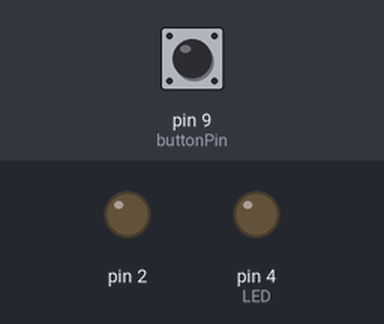
The sketch below on a simulated Arduino Mega 2560, built with avr-gcc and run on an emulated ATmega2560. Parts: output pins drawn as LEDs (lit = HIGH). Dashed ring = blinking. The inputs (shaded band) are chosen by the test bench; at power-on: pin 9 (buttonPin) LOW. What the sketch prints to the serial monitor is not drawn.

Above: at 1.2 s.
1.3 s: pin 9 (buttonPin) pulled HIGH for 0.15 s
At 1.39 s:
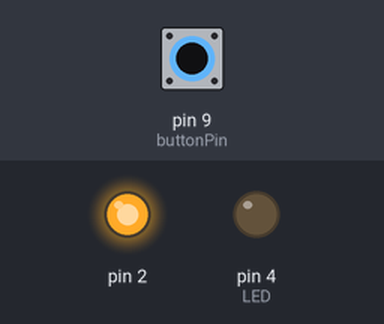
4.4 s: pin 9 (buttonPin) pulled HIGH for 1 s
At 6.2 s:
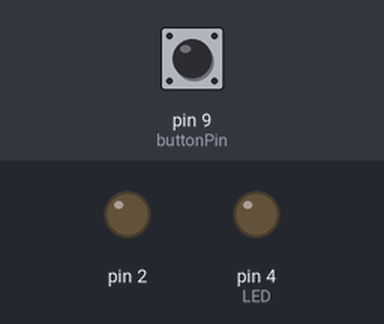
8.4 s: pin 9 (buttonPin) pulsed HIGH 5 times (0.12 s each, 0.3 s apart)
At 8.47 s:
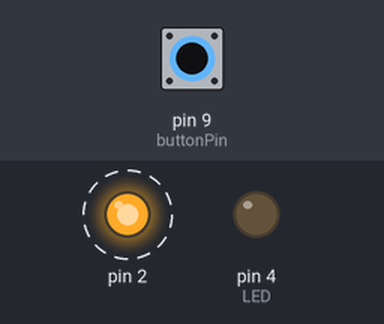
12.9 s: pin 9 (buttonPin) driven HIGH
At 14.0 s:
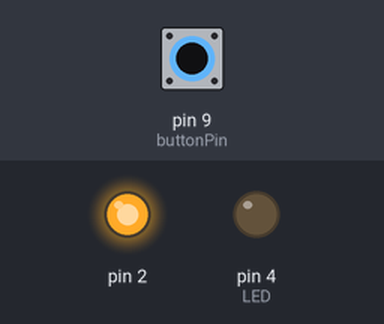
15.9 s: pin 9 (buttonPin) driven LOW
At 21.7 s:
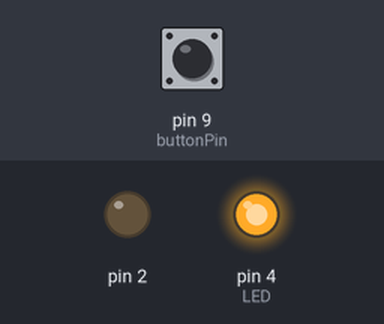
21.9 s: pin 9 (buttonPin) driven HIGH
At 22.5 s:
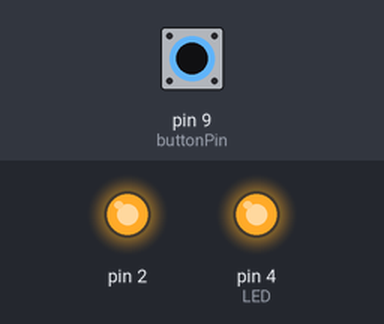
Timing chart, 0 to 35.9 s (numbered marks = the images above; inputs shaded):
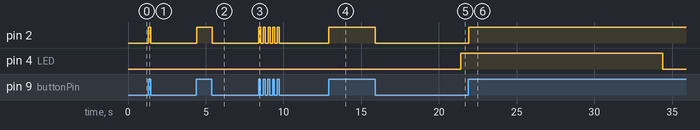

Measured:
- after the input at 1.3 s, pin 2: LOW → HIGH at once, → LOW 0.15 s later
- after the input at 4.4 s, pin 2: LOW → HIGH at once, → LOW 1.0 s later; pin 4 (LED): stays LOW (without the input it goes to HIGH after 2.6 s)
- after the input at 8.4 s, pin 2: alternates HIGH for 0.13 s and LOW for 0.17 s, 10 changes in all, then stays LOW, starting at once; pin 4 (LED): stays LOW (without the input it goes to HIGH after 2.5 s)
- after the input at 12.9 s, pin 2: LOW → HIGH at once; pin 4 (LED): stays LOW (without the input it goes to HIGH after 2.3 s)
- after the input at 15.9 s, pin 2: HIGH → LOW at once; pin 4 (LED): LOW → HIGH after 5.5 s
- after the input at 21.9 s, pin 2: LOW → HIGH at once

The sketch:

Traffic_Light_Sketch.ino
```cpp
// (licence header left out)
const int buttonPin = 9;
const byte LED = 4;
int buttonState;


unsigned long buttonPushedMillis; // when button was released
unsigned long ledTurnedOnAt; // when led was turned on
unsigned long turnOnDelay = 5500; // wait to turn on LED
unsigned long turnOffDelay = 13000; // turn off LED after this time
bool ledReady = false; // flag for when button is let go
bool ledState = false; // for LED is on or not.

void setup() {
  // put your setup code here, to run once:
//Connection to WAV Trigger
pinMode(2, OUTPUT);
// Connection to Traffic Light
pinMode(4, OUTPUT);
// Connection to button
Serial.begin(9600);
pinMode(buttonPin, INPUT);

}

void loop() {
  // put your main code here, to run repeatedly:

  buttonState = digitalRead(buttonPin);

if (buttonState == HIGH) {
  Serial.println("Button On");
   digitalWrite(2, HIGH);
} else {
  Serial.println("Button Off");
  digitalWrite(2, LOW);
}


 // get the time at the start of this loop()
 unsigned long currentMillis = millis();

 // check the button
 if (buttonState == HIGH) {
  // update the time when button was pushed
  buttonPushedMillis = currentMillis;
  ledReady = true;
 }

 // make sure this code isn't checked until after button has been let go
 if (ledReady) {
   //this is typical millis code here:
      if((unsigned long)(currentMillis - buttonPushedMillis) >= turnOnDelay) {
     // okay, enough time has passed since the button was let go.
     digitalWrite(LED, HIGH);
     // setup our next "state"
     ledState = true;
     // save when the LED turned on
     ledTurnedOnAt = currentMillis;
     // wait for next button press
     ledReady = false;
   }

 }
 // see if we are watching for the time to turn off LED
 if (ledState) {
   // okay, led on, check for now long
   if ((unsigned long)(currentMillis - ledTurnedOnAt) >= turnOffDelay) {
     ledState = false;
     digitalWrite(LED, LOW);
   }

 }
 }
```
